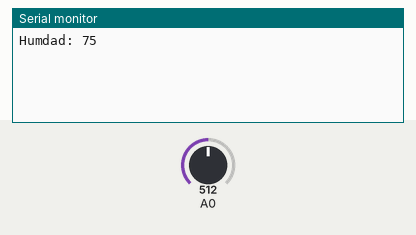
Simulated run of this sketch. Board: Arduino Uno, built with avr-gcc and run on an emulated ATmega328P. Shown: the last lines printed to the serial monitor. Inputs (shaded band) come from the test bench; at power-on: A0 = 512.

Above: at 1.2 s.
1.3 s: A0 set to 716
At 2.6 s:
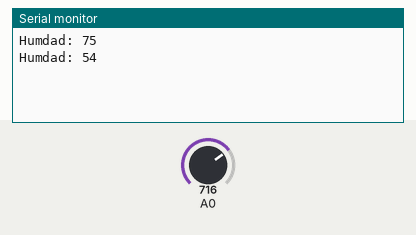
2.8 s: A0 set to 900
At 3.5 s:
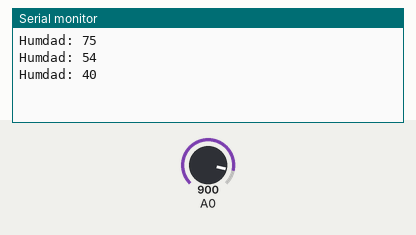
Timing chart, 0 to 5.8 s (numbered marks = the images above; inputs shaded):
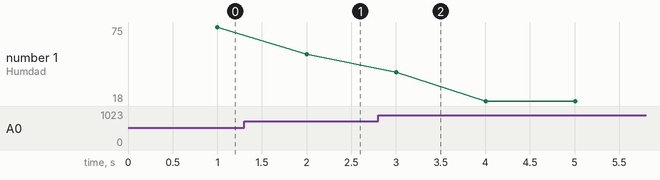

Measured:
- after the input at 1.3 s, the serial monitor: prints a new line after 0.70 s (image 1)
- after the input at 2.8 s, the serial monitor: prints a new line after 0.20 s (image 2)
- plotted number 1: 75 → 54 after the input at 1.3 s, 54 → 18 after the input at 2.8 s

The sketch:

Sensor-humedad.ino
```cpp
int i;
double promedio=0;
int porcentaje;

void setup() {
  pinMode(A0, INPUT);
  Serial.begin(9600);
}

void loop() {
  for(i=0;i<10;i++){
    promedio += analogRead(A0);
    delay(100);
  }

  promedio = promedio/10;
  porcentaje = (promedio-1023)/-6.73; // Funcion en base a los limites testeados experimentalmente.

  if(porcentaje < 0){
    porcentaje = 0;
  }
  if(porcentaje > 100){
    porcentaje = 100;
  }


  Serial.print("Humdad: ");
  Serial.println(porcentaje);
  promedio = 0;
}
```
